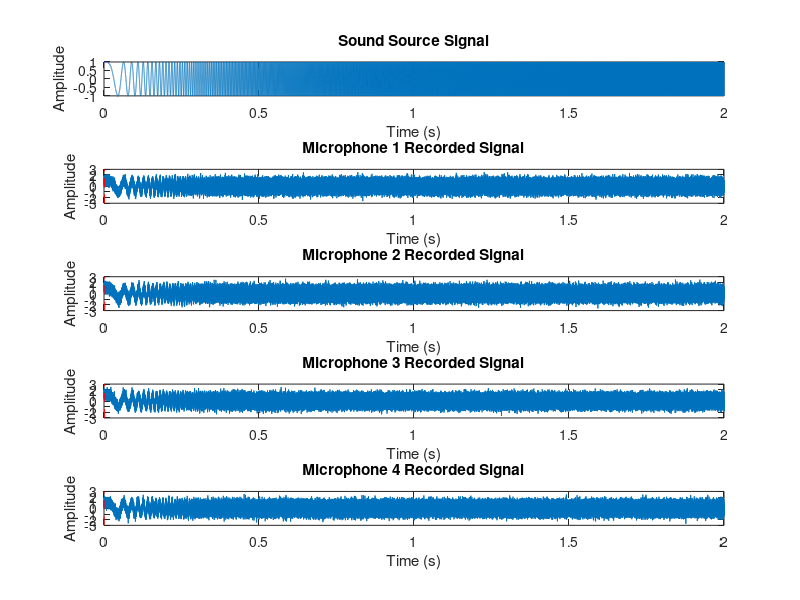

Recreate this plot in MATLAB.

%Group_10 Design Simulation

%This section defines important constants used in the program:
%grid_width and grid_height: Set the dimensions of the grid where the simulation takes place.
%speed_of_sound: Specifies the speed of sound in the environment (m/s).
%Microphone and Sound Source Positions: Define positions of microphones and generate a random position for the sound source.
%Simulated audio signal parameters: Set parameters for the chirp signal used in the simulation.
%Noise parameters: Adjust noise amplitude for each microphone. Modify as needed for testing.

%Set duration to 1s for better performance 
%Set duration to 0.2s to view graphs better 



% Constants
grid_width = 0.594;            % Width of the grid
grid_height = 0.841;           % Height of the grid
speed_of_sound = 343;          % Speed of sound in the environment (m/s)

% Define positions of microphones and a random position for the sound source
Microphone1_position = [0, 0];
Microphone2_position = [0, grid_height];
Microphone3_position = [grid_width, grid_height];
Microphone4_position = [grid_width, 0];
Sound_source_position = [rand * (grid_width), rand * (grid_height)];
display(Sound_source_position);

% Simulated audio signal parameters
fs = 44100;                    % Sampling frequency (Hz)
duration = 2;           % Duration of the signal (seconds)
chirp_frequency = 1000;        % Chirp signal frequency (Hz)

% Generate a simulated audio signal (chirp signal)
t = 0:1/fs:duration-1/fs;
signal = chirp(t, 0, duration, chirp_frequency);
% signal = cos(2*pi*chirp_frequency*t);

% Calculate the distance between the sound source and each microphone
Distance_m1_ss = sqrt((Sound_source_position(1) - Microphone1_position(1))^2 + (Sound_source_position(2) - Microphone1_position(2))^2);
Distance_m2_ss = sqrt((Sound_source_position(1) - Microphone2_position(1))^2 + (Sound_source_position(2) - Microphone2_position(2))^2);
Distance_m3_ss = sqrt((Sound_source_position(1) - Microphone3_position(1))^2 + (Sound_source_position(2) - Microphone3_position(2))^2);
Distance_m4_ss = sqrt((Sound_source_position(1) - Microphone4_position(1))^2 + (Sound_source_position(2) - Microphone4_position(2))^2);

% Calculate time delays for each microphone
delay_m1 = Distance_m1_ss / speed_of_sound;
delay_m2 = Distance_m2_ss / speed_of_sound;
delay_m3 = Distance_m3_ss / speed_of_sound;
delay_m4 = Distance_m4_ss / speed_of_sound;



% Generate random noise for each microphone with slight variations
noise_amplitude = 0.4;%.4;  % Adjust the noise amplitude as needed
noise_m1 = noise_amplitude * (randn(size(t)) + 0.4 * rand * randn(size(t))); % Slightly different noise for microphone 1
noise_m2 = noise_amplitude * (randn(size(t)) + 0.4 * rand * randn(size(t))); % Slightly different noise for microphone 2
noise_m3 = noise_amplitude * (randn(size(t)) + 0.4 * rand * randn(size(t))); % Slightly different noise for microphone 3
noise_m4 = noise_amplitude * (randn(size(t)) + 0.4 * rand * randn(size(t))); % Slightly different noise for microphone 4

% Add noise to the original chirp signal after applying time delays
signal_m1 = chirp(t - delay_m1, 0, duration, chirp_frequency) + noise_m1;
signal_m2 = chirp(t - delay_m2, 0, duration, chirp_frequency) + noise_m2;
signal_m3 = chirp(t - delay_m3, 0, duration, chirp_frequency) + noise_m3;
signal_m4 = chirp(t - delay_m4, 0, duration, chirp_frequency) + noise_m4;

% signal_m1 = cos(2*pi*chirp_frequency*(t-delay_m1)) + noise_m1;
% signal_m2 = cos(2*pi*chirp_frequency*(t-delay_m2)) + noise_m2;
% signal_m3 = cos(2*pi*chirp_frequency*(t-delay_m3)) + noise_m3;
% signal_m4 = cos(2*pi*chirp_frequency*(t-delay_m4)) + noise_m4;



% Create a figure with subplots to visualize the signals
figure;

% Plot the original sound source signal
subplot(5, 1, 1);
plot(t, signal);
title('Sound Source Signal');
xlabel('Time (s)');
ylabel('Amplitude');

% Plot Microphone 1 Recorded Signal with TDE line
subplot(5, 1, 2);
plot(t, signal_m1);
hold on;
plot([delay_m1, delay_m1], ylim, 'r--'); % Add a red dashed line at the TDE for Microphone 1
hold off;
title('Microphone 1 Recorded Signal');
xlabel('Time (s)');
ylabel('Amplitude');

% Plot Microphone 2 Recorded Signal with TDE line
subplot(5, 1, 3);
plot(t, signal_m2);
hold on;
plot([delay_m2, delay_m2], ylim, 'r--'); % Add a red dashed line at the TDE for Microphone 2
hold off;
title('Microphone 2 Recorded Signal');
xlabel('Time (s)');
ylabel('Amplitude');

% Plot Microphone 3 Recorded Signal with TDE line
subplot(5, 1, 4);
plot(t, signal_m3);
hold on;
plot([delay_m3, delay_m3], ylim, 'r--'); % Add a red dashed line at the TDE for Microphone 3
hold off;
title('Microphone 3 Recorded Signal');
xlabel('Time (s)');
ylabel('Amplitude');

% Plot Microphone 4 Recorded Signal with TDE line
subplot(5, 1, 5);
plot(t, signal_m4);
hold on;
plot([delay_m4, delay_m4], ylim, 'r--'); % Add a red dashed line at the TDE for Microphone 4
hold off;
title('Microphone 4 Recorded Signal');
xlabel('Time (s)');
ylabel('Amplitude');










